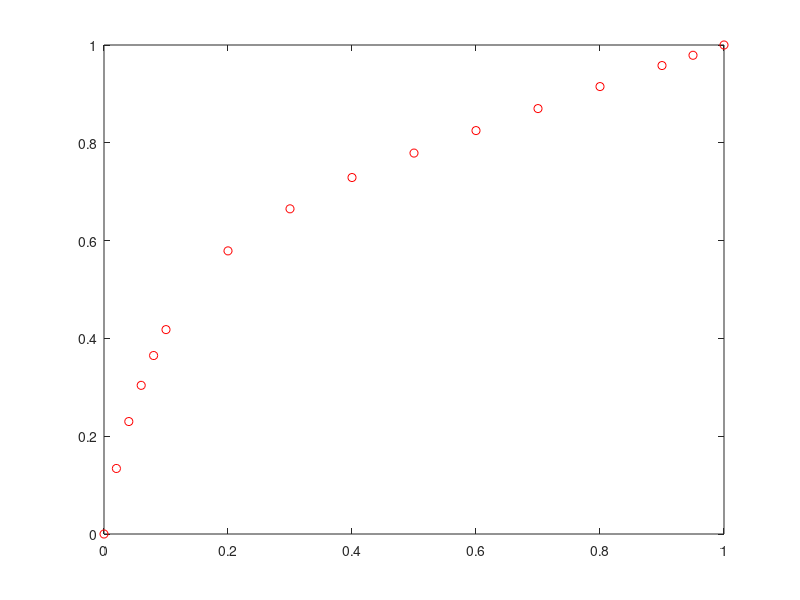

This figure's MATLAB source: (Note: this script raises an error after producing the figure.)

data = [0, 0.02, 0.04, 0.06, 0.08, 0.1, 0.2, 0.3, 0.4, 0.5, 0.6, 0.7, 0.8, 0.9, 0.95, 1.0;
     0, 0.134, 0.23, 0.304, 0.365, 0.418, 0.579, 0.665, 0.729, 0.779, 0.825, 0.87, 0.915, 0.958, 0.979, 1];

x = data(1, :); 
y = data(2, :); 

plot(x, y, 'ro', 'MarkerSize', 6, 'DisplayName', 'Data');
hold on;


eqn = 'a*x/(1 + b*x + c*(x^2))';


initialGuess = [1, 1, 1]; % random start point

f = fit(x', y', eqn, 'StartPoint', initialGuess); %fitting equation

disp('Fitted Parameters:');
disp(f);
params = coeffvalues(f);
a = params(1);
b = params(2);
c = params(3);
figure(1);
plot_title = sprintf('Parameters:\nA = %f\nB = %f\nC = %f', a, b, c);
fitted_y = feval(f, x);     %for plotting the curve


plot(x, fitted_y, 'b-', 'LineWidth', 1.5, 'DisplayName', 'Fitted Curve');
legend('show');
title('Figure 1', plot_title)
xlabel('x');
ylabel('y');
grid on;
hold off;
%%


xd = 0.95;  % Distillate composition 
xb_values = [0.08, 0.04];  % Bottom composition calculated using 1 - xw

 
for i = 1:length(xb_values)
  figure (i+1);
  plot(x, y, 'k-', 'LineWidth', 1.5, 'DisplayName', 'Equilibrium Curve') % plotting the eqbm curve
  hold on;
  plot(x, x, 'b-', 'LineWidth', 1.5, 'DisplayName', 'Diagonal (Operating Line)'); % diagonal (operating line in this case of ideal distillation)
  grid on;
  X = xd; %initialising start points on operating line
  Y = xd;
  nt = -1; % initialising no. of trays
    while X >=xb_values(i)
    Xold = X;
    Yold = Y;
    X = interp1(y, x, Yold, 'linear', 'extrap'); 
    Y = X;
    nt = nt + 1;
    plot([Xold X], [Yold Yold], 'r-', 'LineWidth', 1.5); %horizontal line
    plot([X X], [Yold Y], 'r-', 'LineWidth', 1.5);   %vertical line
    end
 hold off;
 nt = round((nt+(Yold-xb_values(i))/(Yold-Y)),2)
 req_t = ceil(nt);  %rounding up nt for required no. of trays
 disp(['Total number of trays required: ', num2str(req_t)]);
 legend(["Equilibrium Curve", "Diagonal (Operating Line)"]);
 xlabel('x (Liquid Mole Fraction)');
 ylabel('y (Vapor Mole Fraction)');
 title(['Figure ', num2str(i+1)], ['McCabe-Thiele Construction for xb = ', num2str(xb_values(i))]);
 grid on;
end